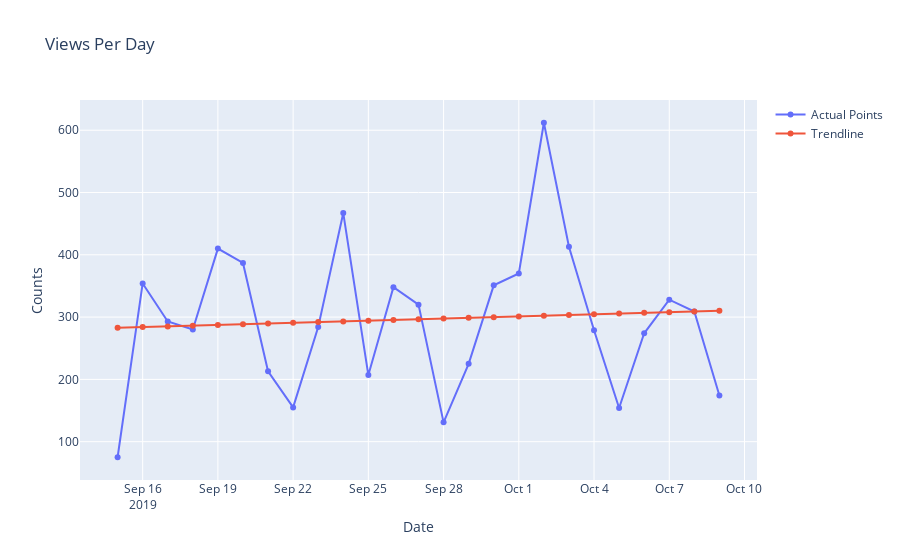

This figure's notebook cell:
### Code cell
fig = go.Figure()
fig.add_trace(go.Scatter(x=views['yr_mo_day'], y=views['count'],
                         mode='lines+markers', name='Actual Points'))
fig.add_trace(go.Scatter(x=views['yr_mo_day'], y=reg_line_pts2(views, 'count'), 
                         mode='lines+markers', name='Trendline'))
fig.update_layout(title='Views Per Day', xaxis_title='Date', yaxis_title='Counts')
fig.show()

### Figure 1 — Plotly figure (JSON) as saved in the notebook; plotly's stock layout.template omitted (floating-point values rounded to 4 significant figures)
{"data": [{"mode": "lines+markers", "name": "Actual Points", "type": "scatter", "x": ["2019-09-15", "2019-09-16", "2019-09-17", "2019-09-18", "2019-09-19", "2019-09-20", "2019-09-21", "2019-09-22", "2019-09-23", "2019-09-24", "2019-09-25", "2019-09-26", "2019-09-27", "2019-09-28", "2019-09-29", "2019-09-30", "2019-10-01", "2019-10-02", "2019-10-03", "2019-10-04", "2019-10-05", "2019-10-06", "2019-10-07", "2019-10-08", "2019-10-09"], "y": [75, 354, 293, 280, 410, 387, 213, 155, 284, 467, 207, 348, 320, 131, 225, 351, 370, 612, 413, 279, 154, 274, 328, 309, 174]}, {"mode": "lines+markers", "name": "Trendline", "type": "scatter", "x": ["2019-09-15", "2019-09-16", "2019-09-17", "2019-09-18", "2019-09-19", "2019-09-20", "2019-09-21", "2019-09-22", "2019-09-23", "2019-09-24", "2019-09-25", "2019-09-26", "2019-09-27", "2019-09-28", "2019-09-29", "2019-09-30", "2019-10-01", "2019-10-02", "2019-10-03", "2019-10-04", "2019-10-05", "2019-10-06", "2019-10-07", "2019-10-08", "2019-10-09"], "y": [282.8, 284.0, 285.1, 286.2, 287.4, 288.5, 289.7, 290.8, 292.0, 293.1, 294.2, 295.4, 296.5, 297.7, 298.8, 299.9, 301.1, 302.2, 303.4, 304.5, 305.7, 306.8, 307.9, 309.1, 310.2]}], "layout": {"title": {"text": "Views Per Day"}, "xaxis": {"title": {"text": "Date"}}, "yaxis": {"title": {"text": "Counts"}}}}
